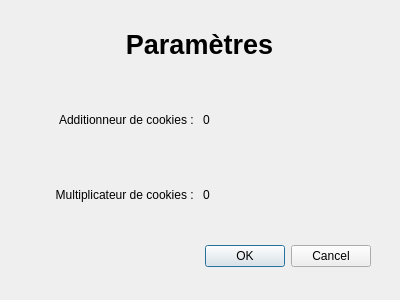
<?xml version="1.0" encoding="UTF-8"?>
<ui version="4.0">
 <class>ParametresDialog</class>
 <widget class="QDialog" name="ParametresDialog">
  <property name="geometry">
   <rect>
    <x>0</x>
    <y>0</y>
    <width>400</width>
    <height>300</height>
   </rect>
  </property>
  <property name="windowTitle">
   <string>Dialog</string>
  </property>
  <widget class="QDialogButtonBox" name="buttonBox">
   <property name="geometry">
    <rect>
     <x>30</x>
     <y>240</y>
     <width>341</width>
     <height>32</height>
    </rect>
   </property>
   <property name="orientation">
    <enum>Qt::Horizontal</enum>
   </property>
   <property name="standardButtons">
    <set>QDialogButtonBox::Cancel|QDialogButtonBox::Ok</set>
   </property>
  </widget>
  <widget class="QWidget" name="gridLayoutWidget">
   <property name="geometry">
    <rect>
     <x>9</x>
     <y>9</y>
     <width>381</width>
     <height>221</height>
    </rect>
   </property>
   <layout class="QGridLayout" name="gridLayout">
    <item row="0" column="0" colspan="2">
     <widget class="QLabel" name="label">
      <property name="font">
       <font>
        <pointsize>20</pointsize>
        <bold>true</bold>
       </font>
      </property>
      <property name="text">
       <string>Paramètres</string>
      </property>
      <property name="alignment">
       <set>Qt::AlignCenter</set>
      </property>
     </widget>
    </item>
    <item row="1" column="0">
     <widget class="QLabel" name="label_2">
      <property name="text">
       <string>Additionneur de cookies : </string>
      </property>
      <property name="alignment">
       <set>Qt::AlignRight|Qt::AlignTrailing|Qt::AlignVCenter</set>
      </property>
     </widget>
    </item>
    <item row="1" column="1">
     <widget class="QLabel" name="labelNbAdditionneur">
      <property name="text">
       <string>0</string>
      </property>
     </widget>
    </item>
    <item row="2" column="0">
     <widget class="QLabel" name="label_4">
      <property name="text">
       <string>Multiplicateur de cookies : </string>
      </property>
      <property name="alignment">
       <set>Qt::AlignRight|Qt::AlignTrailing|Qt::AlignVCenter</set>
      </property>
     </widget>
    </item>
    <item row="2" column="1">
     <widget class="QLabel" name="labelNbMultiplicateur">
      <property name="text">
       <string>0</string>
      </property>
     </widget>
    </item>
   </layout>
  </widget>
 </widget>
 <resources/>
 <connections>
  <connection>
   <sender>buttonBox</sender>
   <signal>accepted()</signal>
   <receiver>ParametresDialog</receiver>
   <slot>accept()</slot>
   <hints>
    <hint type="sourcelabel">
     <x>248</x>
     <y>254</y>
    </hint>
    <hint type="destinationlabel">
     <x>157</x>
     <y>274</y>
    </hint>
   </hints>
  </connection>
  <connection>
   <sender>buttonBox</sender>
   <signal>rejected()</signal>
   <receiver>ParametresDialog</receiver>
   <slot>reject()</slot>
   <hints>
    <hint type="sourcelabel">
     <x>316</x>
     <y>260</y>
    </hint>
    <hint type="destinationlabel">
     <x>286</x>
     <y>274</y>
    </hint>
   </hints>
  </connection>
 </connections>
</ui>
